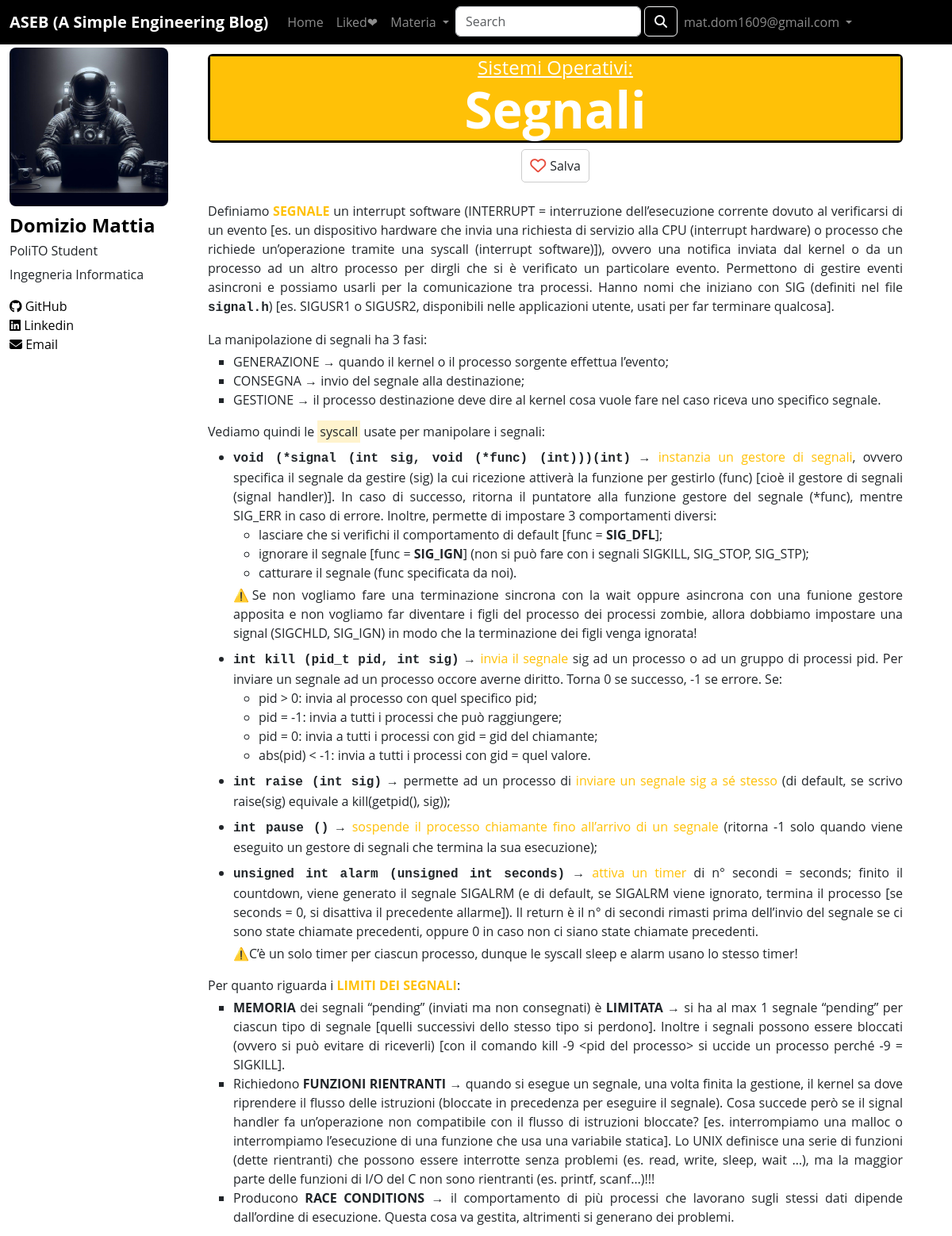
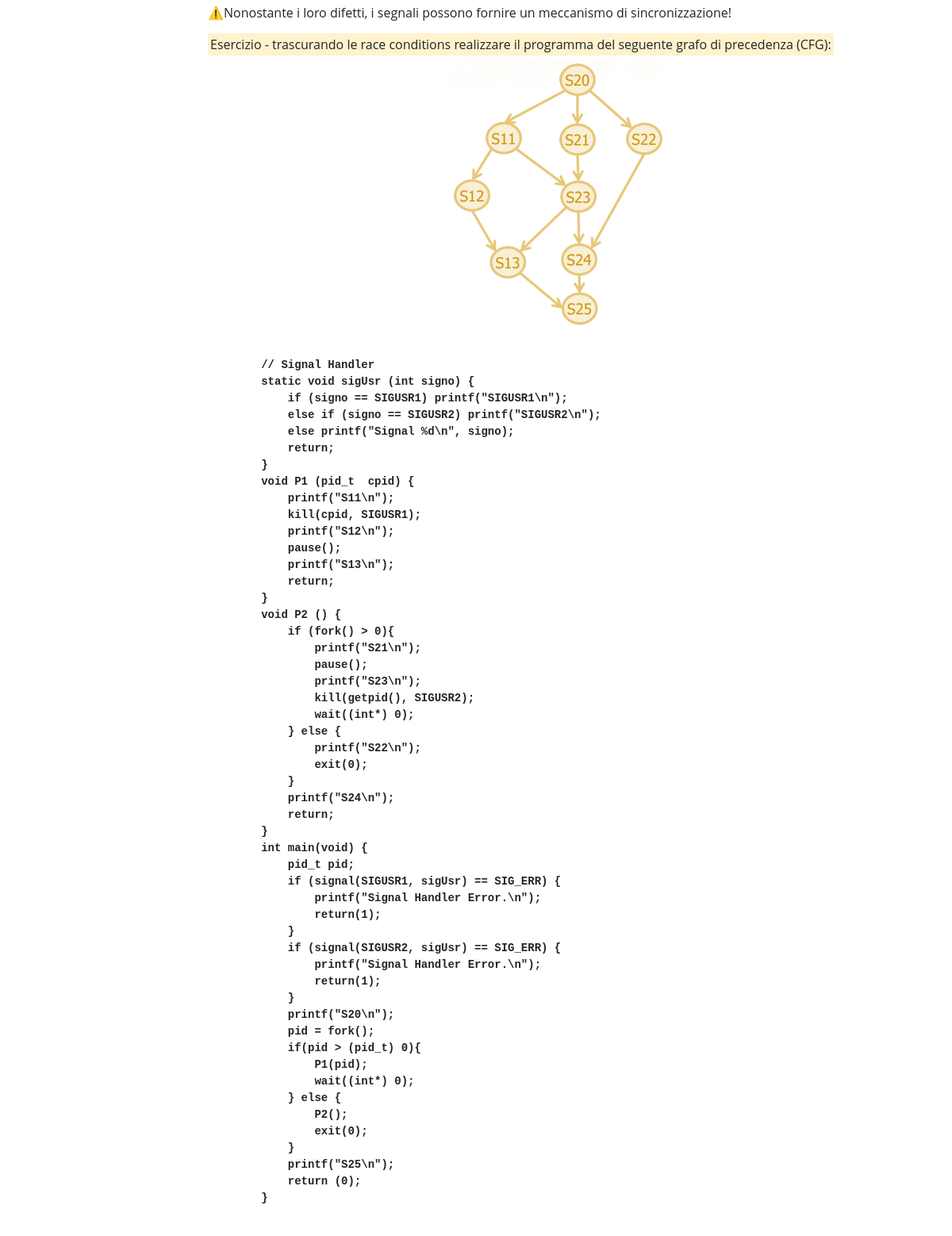
/posts/15 (signed in), run on the app's committed database (2 pictures, top to bottom).
### tables this page shows
CREATE TABLE "UTENTI" (
	"id"	INTEGER,
	"email"	TEXT NOT NULL,
	"password"	TEXT NOT NULL,
	PRIMARY KEY("id" AUTOINCREMENT),
	UNIQUE("email","password")
);

CREATE TABLE "POST" (
	"id"	INTEGER,
	"titolo"	TEXT NOT NULL,
	"materia"	TEXT NOT NULL,
	"like"	INTEGER,
	"html"	TEXT NOT NULL,
	PRIMARY KEY("id" AUTOINCREMENT)
);

### app.py (the view)
@app.route('/posts/<int:id>')
def post_html(id):
    post = dao.get_post(id)
    users_like = dao.get_users_likes(id)
    return render_template('articoli/' + post['html'], post=post, users=users_like)

### templates/articoli/Segnali.html
{% extends "single.html" %}
{% block articolo %}
<div class="testo-articolo">
    <p>Definiamo <strong class="text-warning">SEGNALE</strong> un interrupt software (INTERRUPT = interruzione dell’esecuzione corrente dovuto al verificarsi di un evento [es. un dispositivo hardware che invia una richiesta di servizio alla CPU (interrupt hardware) o processo che richiede un’operazione tramite una syscall (interrupt software)]), ovvero una notifica inviata dal kernel o da un processo ad un altro processo per dirgli che si è verificato un particolare evento. Permettono di gestire eventi asincroni e possiamo usarli per la comunicazione tra processi. Hanno nomi che iniziano con SIG (definiti nel file <strong class="consolas">signal.h</strong>) [es. SIGUSR1 o SIGUSR2, disponibili nelle applicazioni utente, usati per far terminare qualcosa].</p>
    <p class="mb-1">La manipolazione di segnali ha 3 fasi:</p>
    <ul class="livello3">
        <li>GENERAZIONE → quando il kernel o il processo sorgente effettua l’evento;</li>
        <li>CONSEGNA → invio del segnale alla destinazione;</li>
        <li>GESTIONE → il processo destinazione deve dire al kernel cosa vuole fare nel caso riceva uno specifico segnale.</li>
    </ul>
    <p class="mb-2">Vediamo quindi le <mark>syscall</mark> usate per manipolare i segnali:</p>
    <ul>
        <li><strong class="consolas">void (*signal (int sig, void (*func) (int)))(int)</strong> → <span class="text-warning">instanzia un gestore di segnali</span>, ovvero specifica il segnale da gestire (sig) la cui ricezione attiverà la funzione per gestirlo (func) [cioè il gestore di segnali (signal handler)]. In caso di successo, ritorna il puntatore alla funzione gestore del segnale (*func), mentre SIG_ERR in caso di errore. Inoltre, permette di impostare 3 comportamenti diversi:
            <ul class="livello2 mb-1">
                <li>lasciare che si verifichi il comportamento di default [func = <strong>SIG_DFL</strong>];</li>
                <li>ignorare il segnale [func = <strong>SIG_IGN</strong>] (non si può fare con i segnali SIGKILL, SIG_STOP, SIG_STP);</li>
                <li>catturare il segnale (func specificata da noi).</li>
            </ul>
            <p class="mb-2">⚠️Se non vogliamo fare una terminazione sincrona con la wait oppure asincrona con una funione gestore apposita e non vogliamo far diventare i figli del processo dei processi zombie, allora dobbiamo impostare una signal (SIGCHLD, SIG_IGN) in modo che la terminazione dei figli venga ignorata!</p>
        </li>
        <li><strong class="consolas">int kill (pid_t pid, int sig)</strong> → <span class="text-warning">invia il segnale</span> sig ad un processo o ad un gruppo di processi pid. Per inviare un segnale ad un processo occore averne diritto. Torna 0 se successo, -1 se errore. Se:
            <ul class="livello2 mb-2">
                <li>pid > 0: invia al processo con quel specifico pid;</li>
                <li>pid = -1: invia a tutti i processi che può raggiungere;</li>
                <li>pid = 0: invia a tutti i processi con gid = gid del chiamante;</li>
                <li>abs(pid) &lt; -1: invia a tutti i processi con gid = quel valore.</li>
            </ul>
        </li>
        <li class="mb-2"><strong class="consolas">int raise (int sig)</strong> → permette ad un processo di <span class="text-warning">inviare un segnale sig a sé stesso</span> (di default, se scrivo raise(sig) equivale a kill(getpid(), sig));</li>
        <li class="mb-2"><strong class="consolas">int pause ()</strong> → <span class="text-warning">sospende il processo chiamante fino all’arrivo di un segnale</span> (ritorna -1 solo quando viene eseguito un gestore di segnali che termina la sua esecuzione);</li>
        <li><strong class="consolas">unsigned int alarm (unsigned int seconds)</strong> → <span class="text-warning">attiva un timer</span> di n° secondi = seconds; finito il countdown, viene generato il segnale SIGALRM (e di default, se SIGALRM viene ignorato, termina il processo [se seconds = 0, si disattiva il precedente allarme]). Il return è il n° di secondi rimasti prima dell’invio del segnale se ci sono state chiamate precedenti, oppure 0 in caso non ci siano state chiamate precedenti.
            <p class="mt-1">⚠️C’è un solo timer per ciascun processo, dunque le syscall sleep e alarm usano lo stesso timer!</p>
        </li>
    </ul>
    <p class="mb-1">Per quanto riguarda i <strong class="text-warning">LIMITI DEI SEGNALI</strong>:</p>
    <ul class="livello3">
        <li><strong>MEMORIA</strong> dei segnali “pending” (inviati ma non consegnati) è <strong>LIMITATA</strong> → si ha al max 1 segnale “pending” per ciascun tipo di segnale [quelli successivi dello stesso tipo si perdono]. Inoltre i segnali possono essere bloccati (ovvero si può evitare di riceverli) [con il comando kill -9 &lt;pid del processo> si uccide un processo perché -9 = SIGKILL].</li>
        <li>Richiedono <strong>FUNZIONI RIENTRANTI</strong> → quando si esegue un segnale, una volta finita la gestione, il kernel sa dove riprendere il flusso delle istruzioni (bloccate in precedenza per eseguire il segnale). Cosa succede però se il signal handler fa un’operazione non compatibile con il flusso di istruzioni bloccate? [es. interrompiamo una malloc o interrompiamo l’esecuzione di una funzione che usa una variabile statica]. Lo UNIX definisce una serie di funzioni (dette rientranti) che possono essere interrotte senza problemi (es. read, write, sleep, wait …), ma la maggior parte delle funzioni di I/O del C non sono rientranti (es. printf, scanf…)!!!</li>
        <li>Producono <strong>RACE CONDITIONS</strong> → il comportamento di più processi che lavorano sugli stessi dati dipende dall’ordine di esecuzione. Questa cosa va gestita, altrimenti si generano dei problemi.</li>
    </ul>
    <p>⚠️Nonostante i loro difetti, i segnali possono fornire un meccanismo di sincronizzazione!</p>
    <p class="mb-2"><mark>Esercizio - trascurando le race conditions realizzare il programma del seguente grafo di precedenza (CFG):</mark></p>
    <div class="row mb-3">
        <div class="col-4"></div>
        <img class="img-fluid col-4" src="{{url_for('static', filename='segnali.png')}}" alt="segnali">
        <div class="col-4"></div>
    </div>
    <pre><strong class="consolas">
        // Signal Handler
        static void sigUsr (int signo) {
            if (signo == SIGUSR1) printf("SIGUSR1\n");
            else if (signo == SIGUSR2) printf("SIGUSR2\n");
            else printf("Signal %d\n", signo);
            return;
        }
        void P1 (pid_t  cpid) {
            printf("S11\n");
            kill(cpid, SIGUSR1);
            printf("S12\n");
            pause();
            printf("S13\n");
            return;
        }
        void P2 () {
            if (fork() > 0){
                printf("S21\n");
                pause();
                printf("S23\n");
                kill(getpid(), SIGUSR2);
                wait((int*) 0);
            } else {
                printf("S22\n");
                exit(0);
            }
            printf("S24\n");
            return;
        }
        int main(void) {
            pid_t pid;
            if (signal(SIGUSR1, sigUsr) == SIG_ERR) {
                printf("Signal Handler Error.\n");
                return(1);
            }
            if (signal(SIGUSR2, sigUsr) == SIG_ERR) {
                printf("Signal Handler Error.\n");
                return(1);
            }
            printf("S20\n");
            pid = fork();
            if(pid > (pid_t) 0){
                P1(pid);
                wait((int*) 0);
            } else {
                P2();
                exit(0);
            }
            printf("S25\n");
            return (0);
        }
        </strong></pre>
</div>
{% endblock %}

### templates/single.html (shortened to what this page needs)
{% extends "base.html" %}
{% block content %}
<div class="contenitore-header-post border border-3 border-black mt-2">
<h4 class="mb-0 materia_post_singolo col-12 text-center text-decoration-underline {% if post.materia == 'Reti di Calcolatori' %}text-white bg-primary {% elif post.materia == 'Basi di Dati' %}text-white bg-primary {% elif post.materia == 'Informatica-Python' %}text-white bg-primary {% elif post.materia == 'Teoria dei Segnali' %}text-white bg-danger {% elif post.materia == 'Algebra Lineare' %}text-white bg-danger {% elif post.materia == 'Analisi I' %}text-white bg-danger {% elif post.materia == 'Analisi II' %}text-white bg-danger {% elif post.materia == 'Metodi Matematici' %}text-white bg-danger {% elif post.materia == 'Calcolatori Elettronici' %}text-white bg-success {% elif post.materia == 'Fisica II' %}text-white bg-success {% elif post.materia == 'Fisica I' %}text-white bg-success {% elif post.materia == 'Chimica' %}text-white bg-success {% elif post.materia == 'Sistemi Operativi' %}text-white bg-warning {% elif post.materia == 'Algoritmi e Strutture Dati' %}text-white bg-warning {% elif post.materia == 'Introduzione al Web' %}text-white bg-warning {% elif post.materia == 'Tecniche di Programmazione-C' %}text-white bg-warning {% endif %}">{{post.materia}}:</h4>
<h1 class="mb-0 titolo_post_singolo col-12 text-center {% if post.materia == 'Reti di Calcolatori' %}text-white bg-primary {% elif post.materia == 'Basi di Dati' %}text-white bg-primary {% elif post.materia == 'Informatica-Python' %}text-white bg-primary {% elif post.materia == 'Teoria dei Segnali' %}text-white bg-danger {% elif post.materia == 'Algebra Lineare' %}text-white bg-danger {% elif post.materia == 'Analisi I' %}text-white bg-danger {% elif post.materia == 'Analisi II' %}text-white bg-danger {% elif post.materia == 'Metodi Matematici' %}text-white bg-danger {% elif post.materia == 'Calcolatori Elettronici' %}text-white bg-success {% elif post.materia == 'Fisica II' %}text-white bg-success {% elif post.materia == 'Fisica I' %}text-white bg-success {% elif post.materia == 'Chimica' %}text-white bg-success {% elif post.materia == 'Sistemi Operativi' %}text-white bg-warning {% elif post.materia == 'Algoritmi e Strutture Dati' %}text-white bg-warning {% elif post.materia == 'Introduzione al Web' %}text-white bg-warning {% elif post.materia == 'Tecniche di Programmazione-C' %}text-white bg-warning {% endif %}"><strong>{{post.titolo}}</strong></h1>
</div>
<div class="d-flex justify-content-center mt-2 mb-0">
  {% if current_user.is_authenticated %}
    {% if current_user.id not in users|map(attribute=0) %}
      <a class="like-button-pre" onclick="" href="{{ url_for('new_like', post_id=post.id, user_id=current_user.id) }}">
        <span class="heart-icon"><i class="far fa-heart"></i></span><span class="like-count text-dark" id="like-count">Salva</span>
    </a>
    {% else %}
      <a class="like-button-post" onclick="" href="{{ url_for('remove_like', post_id=post.id, user_id=current_user.id) }}">
        <span class="heart-icon"><i class="fas fa-heart"></i></span><span class="like-count text-white" id="like-count">Salvato</span>
      </a>
    {% endif %}
  {% else %}
    <a class="like-button-pre" onclick="" href="{{ url_for('no_authenticated')}}">
      <span class="heart-icon"><i class="far fa-heart"></i></span><span class="like-count text-dark" id="like-count">Salva</span>
    </a>
  {% endif %}
</div>
{% block articolo %}{% endblock %}
{% endblock %}

### templates/base.html (shortened to what this page needs)
<!DOCTYPE html>
<html lang="en">
    <head>
        <link href="https://cdn.jsdelivr.net/npm/bootstrap@5.3.2/dist/css/bootstrap.min.css" rel="stylesheet">
        <link rel="stylesheet" type="text/css" href="{{url_for('static', filename='style.css')}}">
        <link rel="stylesheet" href="https://cdnjs.cloudflare.com/ajax/libs/font-awesome/5.15.3/css/all.min.css">
    </head>
    <body class="total-page">
        <header>
            <nav class="navbar fixed-top navbar-dark navbar-expand-lg bg-black">
                <div class="container-fluid">
                  <span class="navbar-brand mb-0 h1"><strong>ASEB (A Simple Engineering Blog)</strong></span>
                  <div class="collapse navbar-collapse" id="navbarSupportedContent">
                    <ul class="navbar-nav me-auto mb-2 mb-lg-0">
                      <li class="nav-item">
                        <a class="nav-link {%block home_active%}{%endblock%}" aria-current="page" href="/">Home</a>
                      </li>
                      {% if current_user.is_authenticated %}
                        <li class="nav-item">
                          <a class="nav-link {% block liked_posts_active %}{% endblock %} nowrap" href="{{ url_for('liked_posts') }}">Liked❤</a>
                        </li>
                      {% endif %}
                      <li class="nav-item">
                        <div class="dropdown">
                            <a class="nav-link dropdown-toggle" href="#" role="button" id="dropdownMenuButton" data-bs-toggle="dropdown" aria-haspopup="true" aria-expanded="false">
                                Materia
                            </a>
                        </div>
                      </li>
                      <li class="nav-item">
                        <form class="d-flex" action="{{ url_for('search') }}" method="GET">
                          <input class="form-control me-1" type="search" placeholder="Search" aria-label="Search" name="query">
                          <button class="btn btn-outline-light" type="submit"><i class="fas fa-search"></i></button>
                      </form>
                      </li>
                      {% if current_user.is_authenticated %}
                        <li class="nav-item dropdown">
                          <a class="nav-link dropdown-toggle" href="#" role="button" data-bs-toggle="dropdown" aria-expanded="false">
                            {{current_user.email}}
                          </a>
                        </li>
                      {% endif %}
                    </ul>
                  </div>
                </div>
              </nav>
        </header>
        <div class="container-fluid under-nav">
          <div class="row">
              <aside class="col-lg-3 col-12">
                <img class="developer-img img-fluid" src="{{url_for('static', filename='developer.jpg')}}" alt="developer-img">
                <h4 class="whoami developer-txt"><strong>Domizio Mattia</strong></h4>
                <div class="link-wrapper-mobile" id="link-wrapper-mobile">
                    <h6 class="developer-txt">PoliTO Student</h6>
                    <p class="developer-txt">Ingegneria Informatica</p>
                    <div class="row wrapper-2">
                      <a href="https://github.com/Koisuji02" class="col-lg-12 col-4" rel="me"><i class="fa-brands fa-github"></i>&nbsp;GitHub</a>
                      <a href="https://www.linkedin.com/in/mattia-domizio-7a07b628b/" class="col-lg-12 col-4" rel="me"><i class="fa-brands fa-linkedin"></i>&nbsp;Linkedin</a>
                      <a href="mailto:mat.dom1609job@gmail.com" class="col-lg-12 col-3" rel="me"><i class="fas fa-envelope"></i>&nbsp;Email</a>
                    </div>
                </div>
              </aside>
              <main class="col-lg-9 col-12">
                  {% block content %}{% endblock %}
              </main>
          </div>
        </div>
    </body>
</html>

### data on the page
UTENTI: email "mat.dom1609@gmail.com"
POST: materia "Sistemi Operativi", titolo "Segnali"
